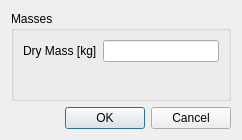
<?xml version="1.0" encoding="UTF-8"?>
<ui version="4.0">
 <class>EntryMassDialog</class>
 <widget class="QDialog" name="EntryMassDialog">
  <property name="geometry">
   <rect>
    <x>0</x>
    <y>0</y>
    <width>242</width>
    <height>140</height>
   </rect>
  </property>
  <property name="windowTitle">
   <string>REV mass</string>
  </property>
  <layout class="QVBoxLayout" name="verticalLayout_2">
   <item>
    <widget class="QGroupBox" name="groupBox">
     <property name="title">
      <string>Masses</string>
     </property>
     <layout class="QVBoxLayout" name="verticalLayout">
      <item>
       <layout class="QGridLayout" name="gridLayout">
        <item row="0" column="1">
         <widget class="QLineEdit" name="dryMassLineEdit"/>
        </item>
        <item row="0" column="0">
         <widget class="QLabel" name="label">
          <property name="text">
           <string>Dry Mass [kg]</string>
          </property>
         </widget>
        </item>
        <item row="1" column="0">
         <spacer name="verticalSpacer">
          <property name="orientation">
           <enum>Qt::Vertical</enum>
          </property>
          <property name="sizeHint" stdset="0">
           <size>
            <width>20</width>
            <height>40</height>
           </size>
          </property>
         </spacer>
        </item>
        <item row="1" column="1">
         <spacer name="verticalSpacer_2">
          <property name="orientation">
           <enum>Qt::Vertical</enum>
          </property>
          <property name="sizeHint" stdset="0">
           <size>
            <width>20</width>
            <height>40</height>
           </size>
          </property>
         </spacer>
        </item>
       </layout>
      </item>
     </layout>
    </widget>
   </item>
   <item>
    <widget class="QDialogButtonBox" name="buttonBox">
     <property name="orientation">
      <enum>Qt::Horizontal</enum>
     </property>
     <property name="standardButtons">
      <set>QDialogButtonBox::Cancel|QDialogButtonBox::Ok</set>
     </property>
    </widget>
   </item>
  </layout>
 </widget>
 <resources/>
 <connections>
  <connection>
   <sender>buttonBox</sender>
   <signal>accepted()</signal>
   <receiver>EntryMassDialog</receiver>
   <slot>accept()</slot>
   <hints>
    <hint type="sourcelabel">
     <x>248</x>
     <y>254</y>
    </hint>
    <hint type="destinationlabel">
     <x>157</x>
     <y>274</y>
    </hint>
   </hints>
  </connection>
  <connection>
   <sender>buttonBox</sender>
   <signal>rejected()</signal>
   <receiver>EntryMassDialog</receiver>
   <slot>reject()</slot>
   <hints>
    <hint type="sourcelabel">
     <x>316</x>
     <y>260</y>
    </hint>
    <hint type="destinationlabel">
     <x>286</x>
     <y>274</y>
    </hint>
   </hints>
  </connection>
 </connections>
</ui>
